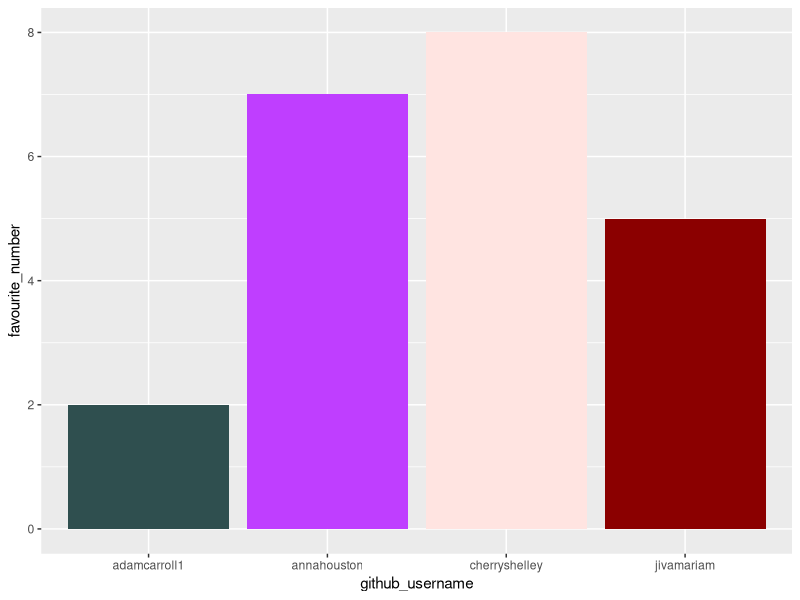

This figure's R source:
## ---- chunk 1
library(tidyverse) 
## ---- chunk 2
team_data <- tibble(
  name = c("Anna", "Michelle", "Mariam", 
           "Adam"),
  github_username = c("annahouston", "cherryshelley", "jivamariam", 
                     "adamcarroll1"), 
  colour = c("darkorchid1", "mistyrose", "darkred",
             "darkslategrey"),
  hobby = c("netball", "crocheting", "baking", 
            "rugby"),
  favourite_number = c(7, 8, 5, 2)
  )

team_data
## ---- chunk 3
p1 <- ggplot(data = team_data, 
             mapping = aes(x = github_username, 
                           y = favourite_number,
                           fill = colour), 
             ) +
   geom_col() +
   scale_fill_identity()
p1
